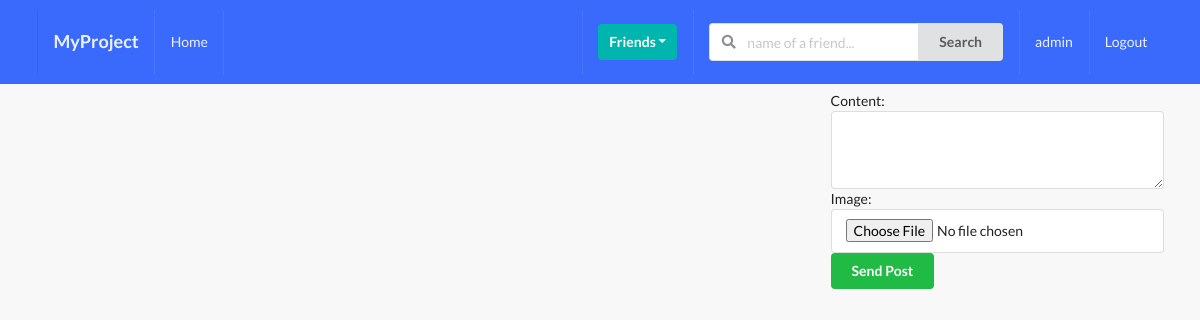
Before: /posts/ (signed in) with the older database file.
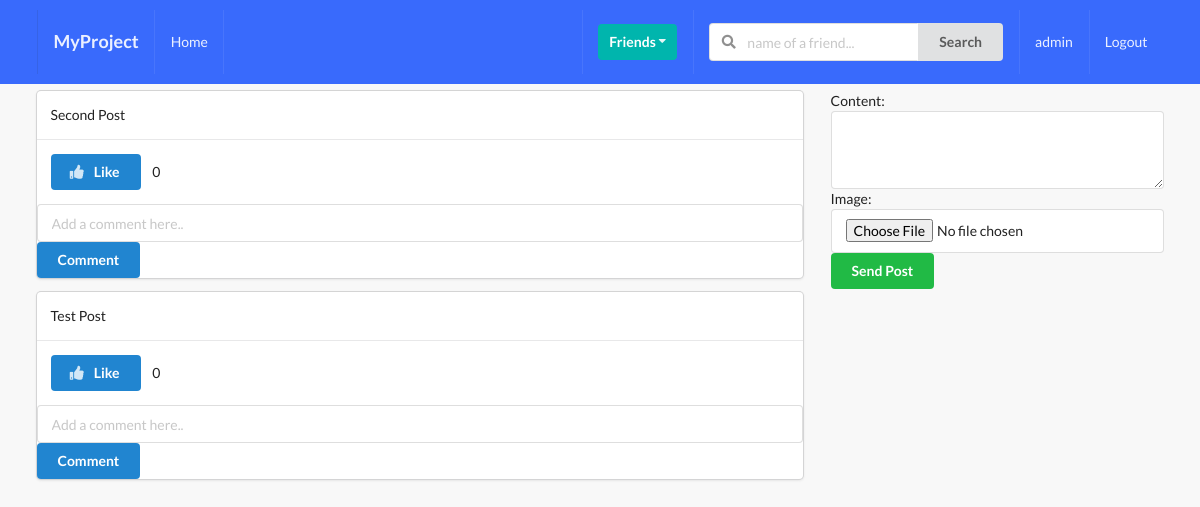
After: the same page with the newer database file.
### posts/models.py (models this page shows, shortened)
class Post(models.Model):
    content = models.TextField()
    image = models.ImageField(upload_to='posts',blank=True, validators=[FileExtensionValidator(['png','jpg','jpeg'])])
    liked = models.ManyToManyField(Profile, blank=True,related_name='likes')
    updated = models.DateTimeField(auto_now=True)
    created = models.DateTimeField(auto_now_add=True)
    author = models.ForeignKey(Profile, on_delete=models.CASCADE, related_name='posts')
    def number_of_likes(self):
        return self.liked.all().count()
    class Meta:
        ordering = ('-created',)

### posts/views.py (the view, shortened to what this page needs)
# urls.py: path('posts/', all_posts, name='all-posts'),
def all_posts(request):
    qs = Post.objects.all()
    profile = Profile.objects.get(user=request.user)
    p_form = PostModelForm()
    c_form = CommentModelForm()
    post_added = False
    context = {
        'qs':qs,
        'profile':profile,
        'p_form': p_form,
        'c_form': c_form,
        'post_added': post_added,
    }
    return render(request, 'posts/main.html', context)

### posts/forms.py
class PostModelForm(forms.ModelForm):
    content = forms.CharField(widget=forms.Textarea(attrs={'rows': 3}))
    class Meta:
        model = Post
        fields = ('content', 'image')

class CommentModelForm(forms.ModelForm):
    body = forms.CharField(label='', widget=forms.TextInput({'placeholder' : 'Add a comment here..'}))
    class Meta:
        model = Comment
        fields = ('body',)

### posts/templates/posts/main.html (shortened to what this page needs)
{% extends 'base.html' %}
{% block content %}
<div class="ui grid">
  <div class="row">
    <div class="eleven wide column">
      {% for post in qs %}
      <div class="ui fluid card">
        <div class="content">
          {{ post.content }}
        </div>
        <div class="content">
          <form action="{% url 'posts:like-post-view' %}" method="POST">
          <button type="submit" class="ui primary button">
            {% if profile not in post.liked.all %}
            <i class="thumbs up icon"></i>&nbsp;Like
            {% else %}
            <i class="thumbs down icon"></i>&nbsp;Unlike
            {% endif %}
          </button>
          &nbsp; {{ post.number_of_likes}}
        </form>
        </div>
        <form action="" method="post" class="ui form">
          {{ c_form }}
          <button type="submit" class="ui primary button" name="submit_c_form">Comment</button>
        </form>
      </div>
      {% endfor %}
    </div>
    <div class="five wide column">
      <form action="" method="post" class="ui form">
        {{ p_form }}
        <button type="submit" class="ui button positive" name="submit_p_form">Send Post</button>
      </form>
    </div>
  </div>
</div>
{% endblock %}

Changed rows visible on the page:
added Post: content "Second Post", shows "Like", number_of_likes "0"
added Post: content "Test Post", shows "Like", number_of_likes "0"
